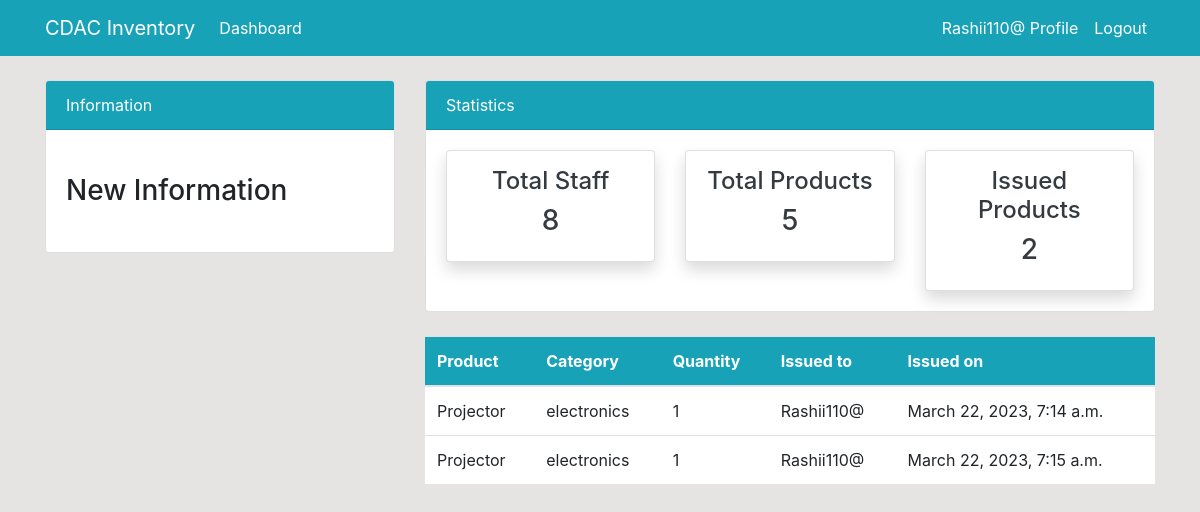
/issueditems/ (signed in), run on the app's committed database.
### dashboard/models.py (models this page shows, shortened)
class Issued_Items(models.Model):
    product=models.ForeignKey(Product,on_delete=models.CASCADE,null=True)
    staff=models.ForeignKey(User,models.CASCADE,null=True)
    issueditem_quantity=models.PositiveIntegerField(null=True)
    date=models.DateTimeField(auto_now_add=True)
    class Meta:
        verbose_name_plural='Issued_Items'

class Product(models.Model):
    asset=models.CharField(max_length=30,null=True)
    sno=models.CharField(max_length=15,null=True)
    name=models.CharField(max_length=100,null=True)
    category=models.CharField(max_length=20,choices=category,null=True)
    quantity=models.PositiveIntegerField(null=True)
    model=models.CharField(max_length=300,null=True)
    class Meta:
        verbose_name_plural='Product'

### dashboard/views.py (the view)
# urls.py: path('issueditems/',views.issued_items,name='dashboardissueditems'),
@login_required
def issued_items(request):
 items=Issued_Items.objects.all()
 items_count = items.count()
 workers_count =User.objects.all().count()
 product_count =Product.objects.all().count()
 context={
     'items':items,
     'workers_count': workers_count,
     'items_count': items_count,
     'product_count': product_count,
 }
 return render(request,'dashboard/issueditems.html',context)

### template/dashboard/issueditems.html (shortened to what this page needs)
{% extends 'partials/base.html' %}
{% block content %}
{% include 'partials/topnav.html'%}
<div class="container">
    <div class="row my-4">
        <div class="col-md-4">
        </div>
        <div class="col-md-8">
            <table class="table bg-white">
                <thead class="bg-info">
                    <tr class="text-white">
                        <th scope="col">Product</th>
                        <th scope="col">Category</th>
                        <th scope="col">Quantity</th>
                        <th scope="col">Issued to</th>
                        <th scope="col">Issued on</th>
                    </tr>
                </thead>
                <tbody>
                    {% for items in items %}
                    <tr>
                        <td>{{ items.product.name }}</td>
                        <td>{{ items.product.category }}</td>
                        <td>{{ items.issueditem_quantity }}</td>
                        <td>
                            {{ items.staff.username }}
                        </td>
                        <td>
                            {{ items.date }}
                        </td>
                    </tr>
                    {% endfor %}
                </tbody>
            </table>
        </div>
    </div>
</div>
{% endblock %}

### template/partials/nav.html (shortened to what this page needs)
<nav class="navbar navbar-expand-lg navbar-info bg-info">
    {% if user.is_authenticated %}
    <div class="container">
        <a class="navbar-brand text-white" href="{% url 'dashboardindex'%}">CDAC Inventory</a>
        <div class="collapse navbar-collapse" id="navbarSupportedContent">
            <ul class="navbar-nav mr-auto">
                <li class="nav-item active">
                    <a class="nav-link text-white" href="{% url 'dashboardindex'%}">Dashboard </a>
                </li>
            </ul>
            <ul class="navbar-nav ml-auto">
                <li class="nav-item active">
                    <a class="nav-link text-white" href="{% url 'user-profile' %}">{{ user.username }} Profile </a>
                </li>
                <li class="nav-item">
                    <a class="nav-link text-white" href="{% url 'user-logout' %}">Logout</a>
                </li>
            </ul>
            {% endif %}
        </div>
    </div>
</nav>

### static/style.css (style rules this page uses)
body { background: rgb(230, 227, 227); }

### data on the page
Issued_Items: product.name "Projector", product.category "electronics", issueditem_quantity "1", staff.username "Rashii110@", date "March 22, 2023, 7:14 a.m."
Issued_Items: product.name "Projector", product.category "electronics", issueditem_quantity "1", staff.username "Rashii110@", date "March 22, 2023, 7:15 a.m."

### other printed values
{{ user.username }} "Rashii110@"
{{ workers_count }} "8"
{{ product_count }} "5"
{{ items_count }} "2"
